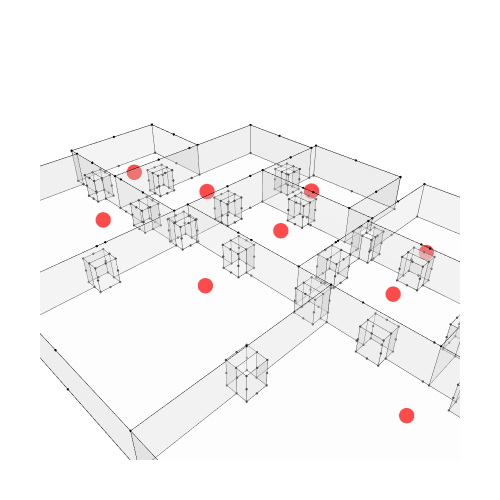

Source (notebook cell):
### Markdown cell above
## 6b. Show the room centers
Visualize only the centroid vertices of each room on top of the geometry, before adding any edges.

### Code cell
Topology.Show(house, g0,
              vertexSizeKey="size",
              vertexColorKey="color",
              faceOpacity=0.3,
              width=500,
              height=500,
              backgroundColor="white",
              renderer=renderer)

### Figure 1 — Plotly figure (JSON) as saved in the notebook; plotly's stock layout.template omitted (floating-point values rounded to 4 significant figures; data arrays with more than 128 entries replaced by an {"elided": "..."} marker saying what was removed)
{"data": [{"customdata": {"elided": "525 str values"}, "hoverinfo": "text", "hovertemplate": {"elided": "525 str values"}, "hovertext": {"elided": "525 str values"}, "legendgroup": "1", "legendrank": 1, "marker": {"color": {"elided": "525 str values"}, "line": {"width": 0}, "opacity": 1, "size": {"elided": "525 float values"}, "sizemode": "diameter", "symbol": "circle"}, "mode": "markers", "name": "1: Untitled (Vertices)", "showlegend": false, "text": {"elided": "525 str values"}, "type": "scatter3d", "x": {"elided": "525 float values"}, "y": {"elided": "525 float values"}, "z": {"elided": "525 int values"}}, {"hoverinfo": "text", "legendgroup": "2", "legendrank": 2, "line": {"color": "black", "dash": "solid", "width": 1}, "marker": {"size": 0}, "mode": "lines", "name": "1: Untitled (Edges)", "showlegend": false, "text": "", "type": "scatter3d", "x": {"elided": "2208 float values"}, "y": {"elided": "2208 float values"}, "z": {"elided": "2208 int values"}}, {"cmax": 1, "cmin": 0, "color": "#FAFAFA", "colorscale": [[0, "#440154"], [0.1111, "#482878"], [0.2222, "#3e4989"], [0.3333, "#31688e"], [0.4444, "#26828e"], [0.5556, "#1f9e89"], [0.6667, "#35b779"], [0.7778, "#6ece58"], [0.8889, "#b5de2b"], [1, "#fde725"]], "flatshading": true, "hoverinfo": "text", "hovertext": "", "i": {"elided": "1188 int values"}, "j": {"elided": "1188 int values"}, "k": {"elided": "1188 int values"}, "legendgroup": "3", "legendrank": 3, "lighting": {"facenormalsepsilon": 0}, "name": "1: Untitled (Faces)", "opacity": 0.3, "showlegend": false, "showscale": false, "text": "", "type": "mesh3d", "x": {"elided": "525 float values"}, "y": {"elided": "525 float values"}, "z": {"elided": "525 int values"}}, {"customdata": ["", "", "", "", "", "", "", "", "", ""], "hoverinfo": "text", "hovertemplate": ["Click ", "Click ", "Click ", "Click ", "Click ", "Click ", "Click ", "Click ", "Click ", "Click "], "hovertext": ["", "", "", "", "", "", "", "", "", ""], "legendgroup": "5", "legendrank": 5, "marker": {"color": ["#FF0000", "#FF0000", "#FF0000", "#FF0000", "#FF0000", "#FF0000", "#FF0000", "#FF0000", "#FF0000", "#FF0000"], "line": {"width": 0}, "opacity": 1, "size": [18, 18, 18, 18, 18, 18, 18, 18, 18, 18], "sizemode": "diameter", "symbol": "circle"}, "mode": "markers", "name": "2: Untitled Graph (Vertices)", "showlegend": false, "text": ["", "", "", "", "", "", "", "", "", ""], "type": "scatter3d", "x": [71.37, 72.91, 41.96, 40.19, 98.4, 64.22, 73.33, 78.03, 38.82, 92.82], "y": [44.57, 84.0, 23.1, 80.42, 93.15, 147.2, 117.9, 19.17, 126.7, 47.48], "z": [5.01, 5.149, 4.741, 5.039, 5.143, 5.143, 5.108, 4.923, 5.143, 5.565]}], "layout": {"autosize": true, "height": 500, "margin": {"b": 40, "l": 40, "r": 40, "t": 40}, "paper_bgcolor": "#FFFFFF", "plot_bgcolor": "#FFFFFF", "scene": {"aspectmode": "data", "camera": {"center": {"x": 0, "y": 0, "z": 0}, "eye": {"x": -1.25, "y": -1.25, "z": 1.25}, "projection": {"type": "perspective"}, "up": {"x": 0, "y": 0, "z": 1}}, "xaxis": {"visible": false}, "yaxis": {"visible": false}, "zaxis": {"visible": false}}, "showlegend": true, "width": 500, "xaxis": {"showgrid": false, "visible": false, "zeroline": false}, "yaxis": {"showgrid": false, "visible": false, "zeroline": false}}}
